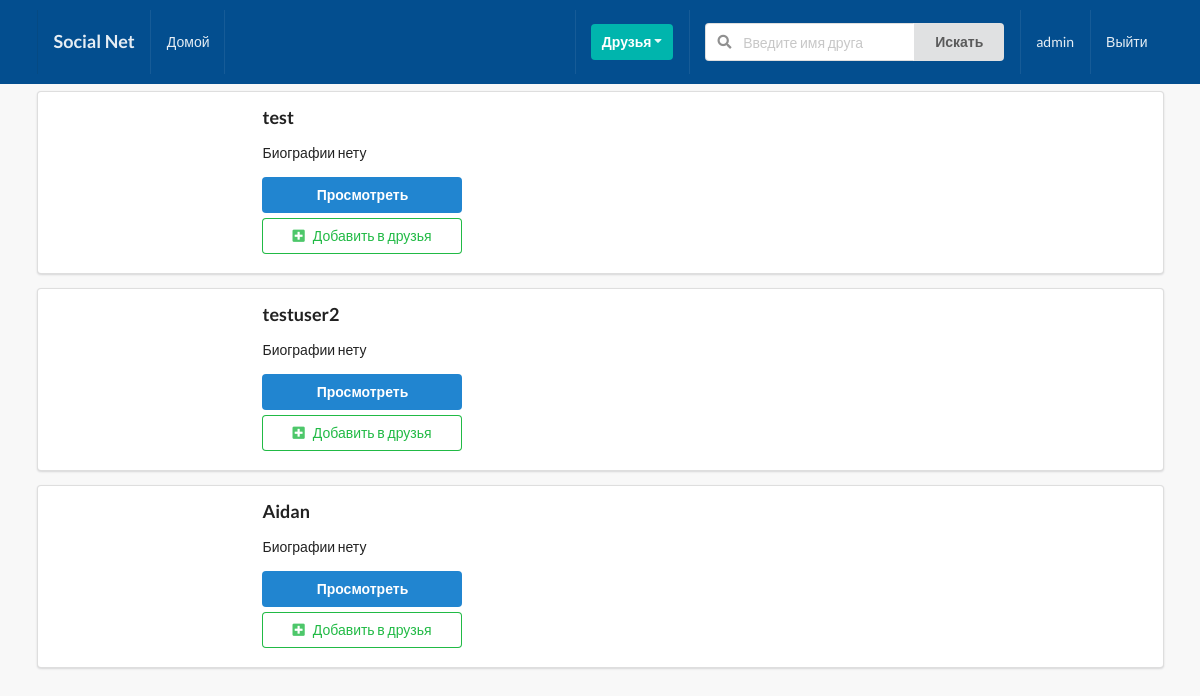
Page /profiles/ (signed in) on the committed database.
### profiles/models.py (models this page shows, shortened)
class Profile(models.Model):
    first_name=models.CharField(max_length=200,blank=True)
    last_name=models.CharField(max_length=200,blank=True)
    user=models.OneToOneField(User,on_delete=models.CASCADE)
    bio=models.TextField(default='Биографии нету',max_length=300)
    email=models.EmailField(max_length=200,blank=True)
    country=models.CharField(max_length=200,blank=True)
    avatar_image=models.ImageField(default='avatar.png',upload_to='avatars/')
    friends=models.ManyToManyField(User,blank=True,related_name='friends')
    slug=models.SlugField(unique=True,blank=True)
    updated_at=models.DateField(auto_now=True)
    created_at=models.DateField(auto_now_add=True)
    objects=ProfileManager()
    __initial_first_name=None
    __initial_last_name=None
    def __init__(self,*args,**kwargs):
        super().__init__(*args,**kwargs)
        self.__initial_first_name=self.first_name
        self.__initial_last_name=self.last_name
    def get_absolute_url(self):
        return reverse('profiles:profile-detail-view',kwargs={'slug':self.slug})

### profiles/views.py (the view)
# urls.py: path('',ProfileListView.as_view(),name='all-profile-view'),
class ProfileListView(ListView):
    model=Profile
    template_name='profiles/profiles_list.html'
    context_object_name='qs'
    def get_queryset(self):
        qs=Profile.objects.get_all_profiles(self.request.user)
        return qs
    def get_context_data(self,*args,**kwargs):
        context=super().get_context_data(**kwargs)
        user=User.objects.get(username__iexact=self.request.user)
        profile=Profile.objects.get(user=user)
        context['profile']=profile
        receiver=Relationship.objects.filter(sender=profile)
        sender=Relationship.objects.filter(receiver=profile)
        rel_receiver=[]
        rel_sender=[]
        for item in receiver:
            rel_receiver.append(item.receiver.user)
        for item in sender:
            rel_sender.append(item.sender.user)
        context['rel_receiver']=rel_receiver
        context['rel_sender']=rel_sender
        context["is_empty"]=False
        if len(self.get_queryset())==0:
            context['is_empty']=True
        return context

### profiles/models.py (called while the page is built)
    def get_all_profiles(self,me):
        return Profile.objects.all().exclude(user=me)

### templates/profiles/profiles_list.html (shortened to what this page needs)
{% extends 'base.html' %}
{% block content %}
{% for obj in qs %}
<div class="ui segment">
    <div class="ui grid">
        <div class="row">
            <div class="three wide column">
            </div>
            <div class="thirteen wide column">
                <h3>{{obj.user}}</h3>
                <p>{{obj.bio}}</p>
                <a href="{{obj.get_absolute_url}}"><button class="ui primary button mb-5 w-big">Просмотреть</button></a>
                {% if obj.user not in rel_receiver and obj.user not in rel_sender %}
                    <form action="{% url 'profiles:send-invite' %}" method="POST">
                            <button class="ui positive basic button mb-5 w-big" type="submit"><i class="plus square icon"></i>Добавить в друзья</button>
                    </form>
                {% endif %}
            </div>
        </div>
    </div>
</div>
{% endfor %}
{% endblock content %}

### templates/main/_nav.html (shortened to what this page needs)
<div class="ui inverted menu nav mb-7">
    <div class="ui container">
      <a href="" class="item">
          <h3>Social Net</h3>
      </a>
      {% if request.user.is_authenticated %}
      <a href="" class="item">Домой</a>
      {% endif %}
      <div class="right menu">
          {% if request.user.is_authenticated %}
          <div class="item">
              <div class="ui floating dropdown icon button teal"> Друзья
                  <i class="dropdown icon"></i>
               </div>
          </div>
               <div class="item">
                <form action="" method="GET">
                  <div class="ui action left icon input">
                  <input class="prompt" type="text" name='q' placeholder="Введите имя друга">
                  <button type='submit' class="ui button">Искать</button>
                  </div>
              </form>
              </div>
              <a href="" class="item">{{ request.user }}</a>
              <a href="" class="ui item">Выйти</a>
          {% else %}
          <a href="" class="ui item">Войти</a>
          {% endif %}
      </div>
    </div>
  </div>

### static/style.css (style rules this page uses)
body { background: #F8F8F8 !important; }
.nav { border-radius: 0px !important; padding: 10px 0 10px 0 !important; background-color: #034e8f !important; }
.mb-7 { margin-bottom: 7px !important; }
.w-big { width:200px !important; }
.mb-5 { margin-bottom: 5px !important; }

### rows in the picture
Profile: user "test", bio "Биографии нету"
Profile: user "testuser2", bio "Биографии нету"
Profile: user "Aidan", bio "Биографии нету"

### other values in the picture
{{ request.user }} "admin"
